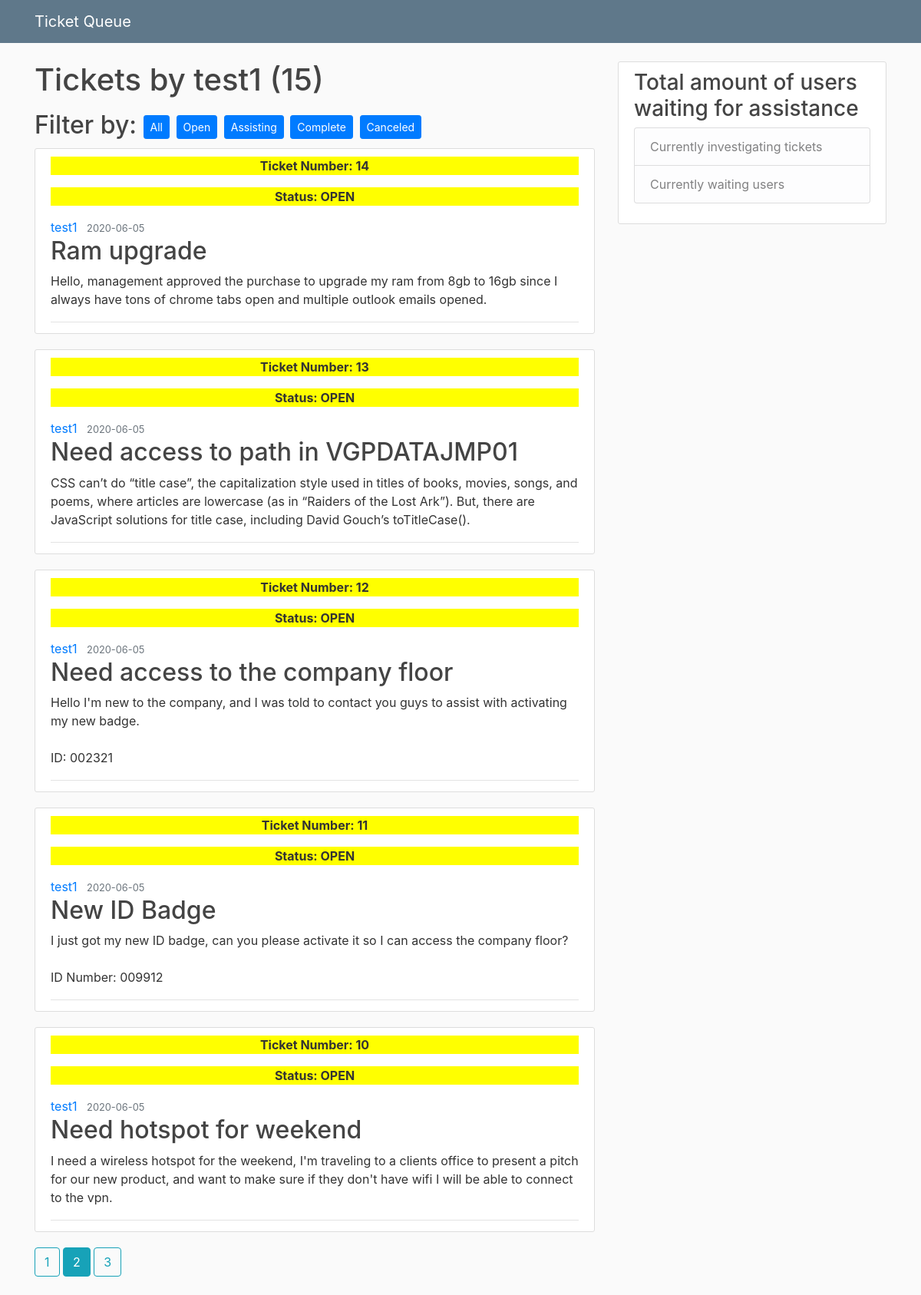
Screenshot of /user/test1?page=2 with the database file from the repository.
### helpdeskqueue/models.py (models this page shows, shortened)
class User(db.Model, UserMixin):
    id = db.Column(db.Integer, primary_key = True)
    username = db.Column(db.String(20), unique = True, nullable = False)
    user_type = db.Column(db.String(20), unique = True, nullable = False)
    email = db.Column(db.String(120), unique = True, nullable = False)
    password = db.Column(db.String(60), nullable = False)
    posts = db.relationship('Post', backref = 'author', lazy = True)

class Post(db.Model):
    id = db.Column(db.Integer, primary_key = True)
    title = db.Column(db.String(100), nullable = False)
    date_posted = db.Column(db.DateTime, nullable = False, default = datetime.utcnow)
    content = db.Column(db.Text, nullable = False)
    category = db.Column(db.Text, nullable = False)
    status = db.Column(db.Text, nullable = False)
    user_id = db.Column(db.Integer, db.ForeignKey('user.id'), nullable = False)
    notes = db.Column(db.String, nullable = True)
    assisted_by = db.Column(db.String, nullable = True)

### helpdeskqueue/routes.py (the view)
@app.route("/user/<string:username>")
def user_posts(username):
    action = PageAction()
    page = request.args.get('page', 1, type = int)
    user = User.query.filter_by(username = username).first_or_404()
    posts = Post.query.filter_by(author = user)\
        .order_by(Post.date_posted.desc())\
        .paginate(page = page, per_page = 5)
    print(type(posts))
    return render_template('user_posts.html', posts = posts, user = user, status = status, action = action, filter_status = 'open')

### helpdeskqueue/templates/user_posts.html (shortened to what this page needs)
{% extends 'layout.html' %}
{% block content %}
    <h1 class = "mb-3"> Tickets by {{ user.username }} ({{ posts.total }})</h1>
    <h2>Filter by:
    <a class = "btn btn-primary btn-sm mt-1 mb-1" href= "{{ url_for('user_posts', username = current_user.username)}}"> All</a>
    <a class = "btn btn-primary btn-sm mt-1 mb-1" href = "{{ url_for('user_posts_open', username = user.username) }}"> Open</a>
    <a class = "btn btn-primary btn-sm mt-1 mb-1" href = "{{ url_for('user_posts_assisting', username = user.username) }}"> Assisting</a>
    <a class = "btn btn-primary btn-sm mt-1 mb-1" href = "{{ url_for('user_posts_complete', username = user.username) }}"> Complete</a>
    <a class = "btn btn-primary btn-sm mt-1 mb-1" href = "{{ url_for('user_posts_canceled', username = user.username) }}"> Canceled</a>
    </h2>
    {% for post in posts.items %}
        <article class="media content-section">
            <div class="media-body">
            <div class="article-metadata">
                    {% if post.status == status[0] %}
                        <p style="background-color: #FFFF00; text-align: center"><strong>Ticket Number: {{ post.id }}</strong></p>
                        <p style="background-color: #FFFF00; text-align: center"><strong>Status: {{ post.status.upper() }}</strong></p>
                    {% endif %}
                    <a class="mr-2" href="{{ url_for('user_posts', username = post.author.username) }}">{{ post.author.username }}</a>
                    <small class="text-muted">{{ post.date_posted.strftime('%Y-%m-%d') }}</small>
                    <h2><a class="article-title" href="{{ url_for('post', post_id = post.id) }}">{{ post.title }}</a></h2>
                    <p class="article-content">{{ post.content }}</p>
            </div>
            </div>
        </article>
    {% endfor %}
    {% for page_num in posts.iter_pages(left_edge = 1, right_edge = 1, left_current = 1, right_current =2)  %}
        {% if page_num %}
          {% if posts.page == page_num %}
            <a class = "btn btn-info mb-4" href = "{{ url_for('user_posts', username=user.username, page = page_num) }}">{{ page_num }}</a>
          {% else %}
            <a class = "btn btn-outline-info mb-4" href = "{{ url_for('user_posts', username=user.username, page = page_num) }}">{{ page_num }}</a>
          {% endif %}
        {% else %}
        ...
        {% endif %}
    {% endfor %}
{% endblock content %}

### helpdeskqueue/static/main.css (style rules this page uses)
body { background: #fafafa; color: #333333; margin-top: 5rem; }
h1, h2, h3, h4, h5, h6 { color: #444444; }
.content-section { background: #ffffff; padding: 10px 20px; border: 1px solid #dddddd; border-radius: 3px; margin-bottom: 20px; }
.article-title { color: #444444; }
.article-content { white-space: pre-line; }
.article-metadata { padding-bottom: 1px; margin-bottom: 4px; border-bottom: 1px solid #e3e3e3 }

### rows the page displays
User: username "test1"
Post: id "14", status "OPEN", author.username "test1", date_posted "2020-06-05", title "Ram upgrade", content "Hello, management approved the purchase to upgrade my ram from 8gb to 16gb since I always have tons of chrome tabs open and multiple outlook emails opened."
Post: id "13", status "OPEN", author.username "test1", date_posted "2020-06-05", title "Need access to path in VGPDATAJMP01", content "CSS can’t do “title case”, the capitalization style used in titles of books, movies, songs, and poems, where articles are lowercase (as in “Raiders of the Lost Ark”). But, there are JavaScript solutions for title case, including David Gouch’s toTitleCase()."
Post: id "12", status "OPEN", author.username "test1", date_posted "2020-06-05", title "Need access to the company floor", content "Hello I'm new to the company, and I was told to contact you guys to assist with activating my new badge. ID: 002321"
Post: id "11", status "OPEN", author.username "test1", date_posted "2020-06-05", title "New ID Badge", content "I just got my new ID badge, can you please activate it so I can access the company floor? ID Number: 009912"
Post: id "10", status "OPEN", author.username "test1", date_posted "2020-06-05", title "Need hotspot for weekend", content "I need a wireless hotspot for the weekend, I'm traveling to a clients office to present a pitch for our new product, and want to make sure if they don't have wifi I will be able to connect to the vpn."

### other values shown
{{ posts.total }} "15"
{{ page_num }} "1" "3"
{{ page_num }} "2"
